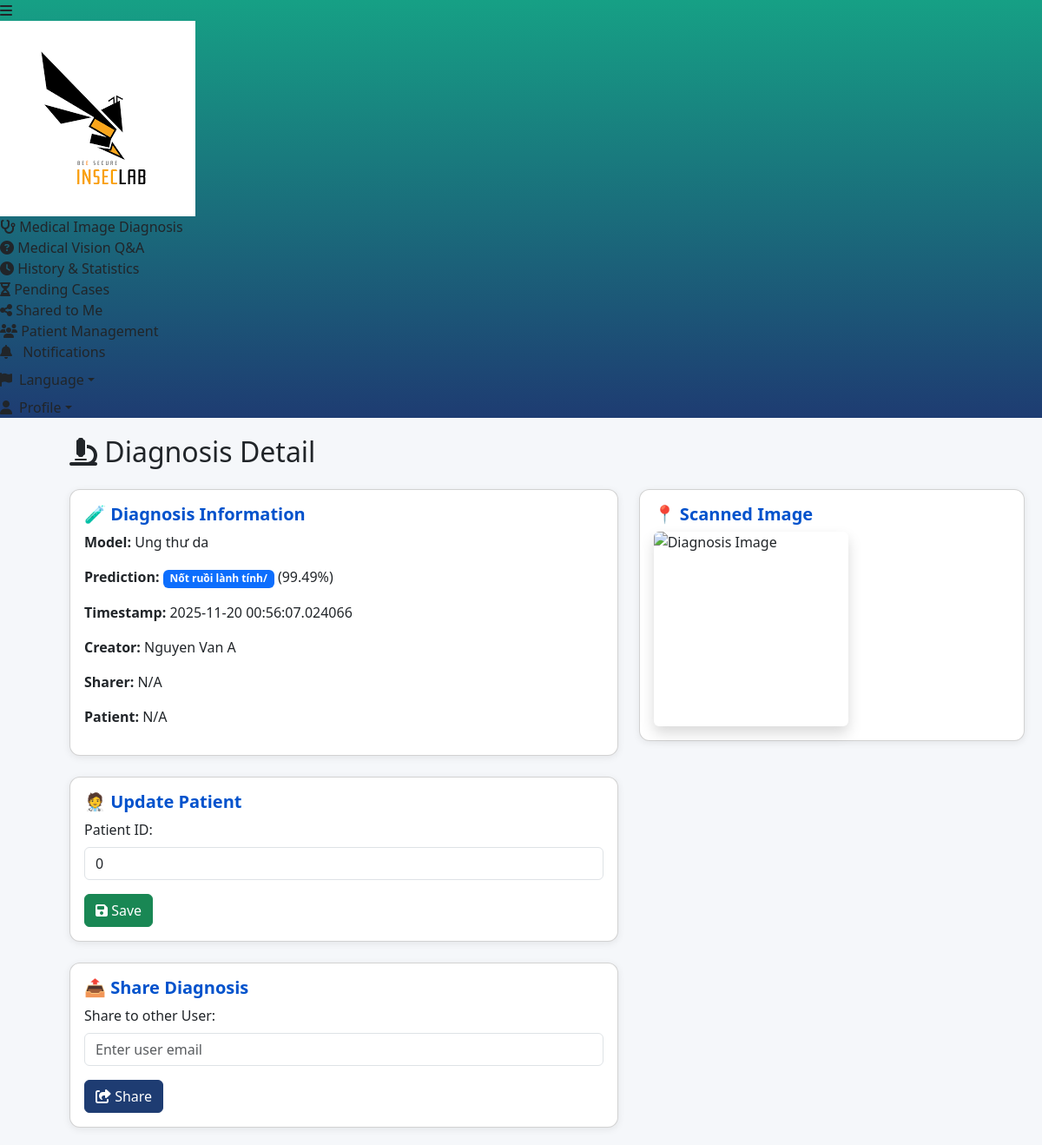
The page /diagnosis_detail?tag=diag&id=52 (signed in) on the database its author committed.
### tables this page shows
CREATE TABLE diagnoses
                 (id INTEGER PRIMARY KEY AUTOINCREMENT,
                  user_id INTEGER,
                  patient_id INTEGER,
                  model TEXT,
                  image_filename TEXT,
                  prediction TEXT,
                  probability REAL,
                  share_to TEXT,
                  accept_share INTEGER,
                  sharer INTEGER,
                  timestamp DATETIME,
                  FOREIGN KEY (user_id) REFERENCES users(id));

CREATE TABLE users
                 (id INTEGER PRIMARY KEY AUTOINCREMENT,
                  full_name TEXT NOT NULL,
                  email TEXT UNIQUE NOT NULL,
                  phone TEXT,
                  profile_pic TEXT,
                  role TEXT,
                  password_hash TEXT NOT NULL);

### app.py (the view, shortened to what this page needs)
@app.route("/diagnosis_detail")
@limiter.limit("10 per minute")
def diagnosis_detail():
    diag_id = request.args.get("id")
    tag = request.args.get("tag")
    if not diag_id or not tag:
        return "Missing id or tag", 400
    if ('user_id' not in session) or ('user_role' not in session):
        flash("Vui lòng đăng nhập", "danger")
        return redirect(url_for('index'))
    if tag == 'diag':
        conn = get_db_conn()
        row = conn.execute("SELECT id, user_id, patient_id, model, image_filename, prediction, probability, timestamp, share_to, sharer FROM diagnoses WHERE id = ?", (diag_id,)).fetchone()
        user_row = conn.execute("SELECT email FROM users WHERE id = ?", (session['user_id'],)).fetchone()
        conn.close()
        if not row:
            return "Diagnosis not found", 404
        if user_row:
            user_email = user_row["email"]
        else:
            flash("Không tìm thấy người dùng với id này!", "danger")
            return redirect(request.referrer)
        if row[1] != session['user_id'] and row[8] != user_email:
            return redirect(url_for('shared_to_me'))
        showUpdate = False
        if row[1] == session['user_id']:
            showUpdate = True
        conn = get_db_conn()
        creator = conn.execute("SELECT full_name from users WHERE id = ?", (row[1],)).fetchone()
        sharer = conn.execute("SELECT full_name from users WHERE id = ?", (row[9],)).fetchone()
        patient = conn.execute("SELECT name from patients WHERE id = ?", (row[2],)).fetchone()
        conn.close()
        if not creator:
            creator = ["N/A"]
        if not sharer:
            sharer = ["N/A"]
        if not patient:
            patient = ["N/A"]
        model_map = {
            "skin_cancer_vit": "Ung thư da",
            "pneumonia_vit": "Viêm phổi",
            "covid19_vit": "Covid-19",
            "breast_cancer_vit": "Ung thư vú",
            "brain_tumor_vit": "U não - A",
            "brain_tumor_resnet": "U não - B"
        }
        model = ", ".join(model_map.get(m.strip(), m.strip()) for m in row[3].split(","))
        diagnosis = {
            "id": row[0],
            "creator": creator[0],
            "patient_id": row[2],
            "model": model,
            "image_filename": row[4],
            "prediction": row[5],
            "probability": row[6],
            "timestamp": row[7],
            "share_to": row[8],
            "sharer": sharer[0],
            "patient": patient[0]
        }
    return render_template("diagnosis_detail.html", tag=tag, notifications=g.notifications, showUpdate=showUpdate, isDoctor=True, show_patient_management=True, diagnosis=diagnosis)

### app.py (called while the page is built)
def get_db_conn():
    conn = sqlite3.connect(DB_FILE)
    conn.row_factory = sqlite3.Row
    return conn

### templates/diagnosis_detail.html (shortened to what this page needs)
<!DOCTYPE html>
<html lang="en">
<head>
  <link href="https://cdn.jsdelivr.net/npm/bootstrap@5.3.2/dist/css/bootstrap.min.css" rel="stylesheet">
  <link rel="stylesheet" href="https://cdnjs.cloudflare.com/ajax/libs/font-awesome/6.4.2/css/all.min.css">
  <link rel="stylesheet" href="{{ url_for('static', path='sidebar.css') }}">
</head>
<body class="sidebar-collapsed">
  {% include 'sidebar.html' %}
  <div class="content">
    <h2 class="mb-4"><i class="fa-solid fa-microscope"></i> Diagnosis Detail</h2>
    <div class="row">
      <div class="col-md-7">
        <div class="card p-3 mb-4">
          <h5 class="card-title">🧪 Diagnosis Information</h5>
          <p><strong>Model:</strong> {{ diagnosis.model }}</p>
          {% if tag == "diag" %}
            <p><strong>Prediction:</strong>
                <span class="badge bg-primary">{{ diagnosis.prediction }}</span>
                ({{ (diagnosis.probability * 100) | round(2) }}%)
            </p>
          {% endif %}
          <p><strong>Timestamp:</strong> {{ diagnosis.timestamp }}</p>
          <p><strong>Creator:</strong> {{ diagnosis.creator }}</p>
          <p><strong>Sharer:</strong> {{ diagnosis.sharer }}</p>
          <p><strong>Patient:</strong> {{ diagnosis.patient }}</p>
        </div>
        {% if showUpdate == True %}
        <div class="card p-3 mb-4">
          <h5 class="card-title">🧑‍⚕️ Update Patient</h5>
          <form action="/update_patient_diagnosis" method="POST">
            <label class="form-label">Patient ID:</label>
            <input type="text" class="form-control" name="patient_id" value="{{ diagnosis.patient_id }}">
            <button class="btn btn-success mt-3"><i class="fa-solid fa-floppy-disk"></i> Save</button>
          </form>
        </div>
        {% endif %}
        <div class="card p-3">
          <h5 class="card-title">📤 Share Diagnosis</h5>
          <form action="/share_diagnosis" method="POST">
            <label class="form-label">Share to other User:</label>
            <input type="text" class="form-control" name="user_id" required placeholder="Enter user email">
            <button class="btn btn-primary mt-3"><i class="fa-solid fa-share-from-square"></i> Share</button>
          </form>
        </div>
      </div>
      <div class="col-md-5">
        <div class="card p-3">
          <h5 class="card-title">📍 Scanned Image</h5>
          <img width="224px" height="224px" src="{{ url_for('static', path='uploads/' ~ diagnosis.image_filename) }}"
               alt="Diagnosis Image" class="img-fluid rounded shadow">
        </div>
      </div>
    </div>
  </div>
</body>
</html>

### templates/diagnosis_detail.html (style rules this page uses)
body { background: #f5f7fa; }
.card { border-radius: 12px; box-shadow: 0 2px 8px rgba(0,0,0,0.08); transition: transform 0.2s, box-shadow 0.2s; }
.card-title { font-weight: 600; color: #0052cc; }
.badge { white-space: normal !important; }
.content { padding: 20px; transition: margin-left 0.3s; }
body.sidebar-collapsed .content { margin-left: 60px; }

### templates/sidebar.html (style rules this page uses)
.btn-primary { border-color: #1e3c72 !important; background: #1e3c72 !important; }

### rows shown on the page
diagnoses: prediction "Nốt ruồi lành tính/", (diagnosis.probability*100)|round(2) "99.49", timestamp "2025-11-20 00:56:07.024066"
users: creator "Nguyen Van A"

### other values the page prints
{{ diagnosis.model }} "Ung thư da"
{{ diagnosis.sharer }} "N/A"
{{ diagnosis.patient }} "N/A"
